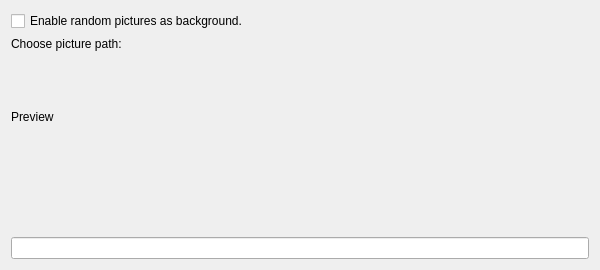
<?xml version="1.0" encoding="UTF-8"?>
<ui version="4.0">
 <class>KBounceBackgroundSelector</class>
 <widget class="QWidget" name="KBounceBackgroundSelector">
  <property name="geometry">
   <rect>
    <x>0</x>
    <y>0</y>
    <width>600</width>
    <height>270</height>
   </rect>
  </property>
  <property name="windowTitle">
   <string>kbouncebackgroundselector</string>
  </property>
  <layout class="QGridLayout" name="gridLayout">
   <item row="0" column="0">
    <layout class="QVBoxLayout" name="verticalLayout">
     <item>
      <layout class="QHBoxLayout" name="horizontalLayout_2">
       <item>
        <widget class="QCheckBox" name="kcfg_UseRandomBackgroundPictures">
         <property name="text">
          <string>Enable random pictures as background.</string>
         </property>
        </widget>
       </item>
       <item>
        <spacer name="horizontalSpacer">
         <property name="orientation">
          <enum>Qt::Horizontal</enum>
         </property>
         <property name="sizeHint" stdset="0">
          <size>
           <width>40</width>
           <height>20</height>
          </size>
         </property>
        </spacer>
       </item>
      </layout>
     </item>
     <item>
      <layout class="QHBoxLayout" name="horizontalLayout">
       <item>
        <widget class="QLabel" name="backgoundPicturePathLabel">
         <property name="sizePolicy">
          <sizepolicy hsizetype="Minimum" vsizetype="Minimum">
           <horstretch>0</horstretch>
           <verstretch>0</verstretch>
          </sizepolicy>
         </property>
         <property name="text">
          <string>Choose picture path:</string>
         </property>
        </widget>
       </item>
       <item>
        <widget class="KUrlRequester" name="kurlrequester">
         <property name="sizePolicy">
          <sizepolicy hsizetype="Minimum" vsizetype="Minimum">
           <horstretch>0</horstretch>
           <verstretch>0</verstretch>
          </sizepolicy>
         </property>
        </widget>
       </item>
      </layout>
     </item>
     <item>
      <layout class="QHBoxLayout" name="horizontalLayout_3">
       <item>
        <widget class="QLabel" name="label">
         <property name="text">
          <string>Preview</string>
         </property>
        </widget>
       </item>
       <item>
        <spacer name="horizontalSpacer_2">
         <property name="orientation">
          <enum>Qt::Horizontal</enum>
         </property>
         <property name="sizeHint" stdset="0">
          <size>
           <width>40</width>
           <height>20</height>
          </size>
         </property>
        </spacer>
       </item>
       <item>
        <widget class="QLabel" name="backgroundPicturePreview">
         <property name="minimumSize">
          <size>
           <width>160</width>
           <height>120</height>
          </size>
         </property>
         <property name="alignment">
          <set>Qt::AlignCenter</set>
         </property>
        </widget>
       </item>
      </layout>
     </item>
     <item>
      <spacer name="verticalSpacer">
       <property name="orientation">
        <enum>Qt::Vertical</enum>
       </property>
       <property name="sizeHint" stdset="0">
        <size>
         <width>20</width>
         <height>40</height>
        </size>
       </property>
      </spacer>
     </item>
     <item>
      <widget class="KLineEdit" name="kcfg_BackgroundPicturePath"/>
     </item>
    </layout>
   </item>
  </layout>
 </widget>
 <layoutdefault spacing="6" margin="11"/>
 <customwidgets>
  <customwidget>
   <class>KUrlRequester</class>
   <extends>QFrame</extends>
   <header>kurlrequester.h</header>
  </customwidget>
  <customwidget>
   <class>KLineEdit</class>
   <extends>QLineEdit</extends>
   <header>klineedit.h</header>
  </customwidget>
 </customwidgets>
 <resources/>
 <connections/>
</ui>
